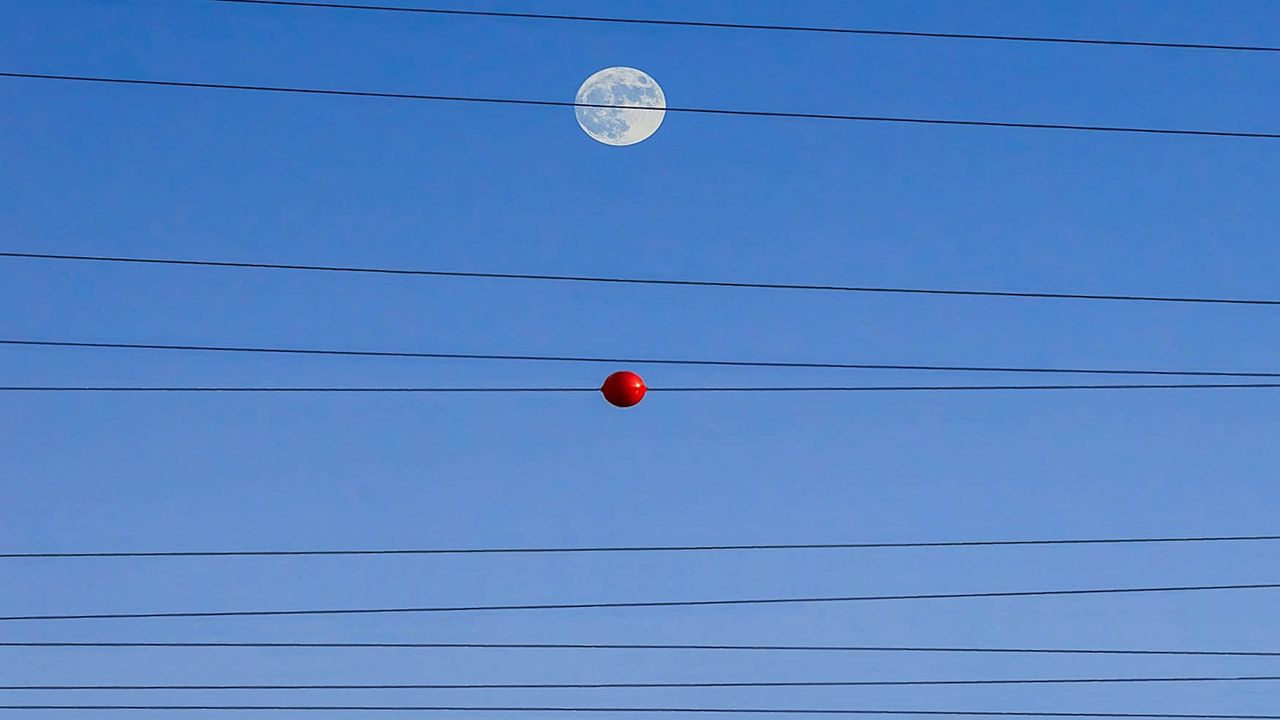
#> input picture data/images/powerline1.jpg, 1280 x 720 px
$ python -i classic_cv.py   (imports and definitions only)
#> lines starting #> are read from the running program, lines starting #| are printed output that depends on the picture; after the words box and inside, x2 and y2 are one past the last pixel; in counts of white or black regions, pixels touching at a corner belong together
#> further down, picture is the input picture: shape (720, 1280, 3); mean B, G, R 198.6, 132.4, 84.5
"""Good old-fashioned computer vision for finding power lines and hazards.
No fancy AI here - just tried and true edge detection and line finding.
Warning: Can be twitchy in bad lighting or with lots of background clutter.
"""

import cv2
import numpy as np
from typing import Dict, List, Tuple, Optional, Any

# Default parameters for the detection pipeline
DEFAULT_PARAMS = {
    'canny_low': 50,       # Lower threshold for Canny edge detector
    'canny_high': 150,     # Upper threshold for Canny
    'hough_rho': 1,        # Distance resolution in pixels
    'hough_theta': np.pi/180,  # Angle resolution in radians
    'hough_threshold': 50, # Minimum number of intersections
    'min_line_length': 50, # Minimum length of line
    'max_line_gap': 10,    # Maximum gap between line segments
    'min_area': 800,      # Minimum area for hazard regions
}

def detect_hazards_classic(frame: np.ndarray,
                         params: Optional[Dict[str, Any]] = None) -> Tuple[List[Tuple[int, int, int, int]], np.ndarray, np.ndarray]:
    """Detect potential hazards using classic computer vision techniques.

    Uses Canny edge detection and Hough line transform to identify power lines,
    then looks for significant regions that might represent hazards.

    Args:
        frame: BGR input image
        params: Optional dictionary of parameters to override defaults

    Returns:
        Tuple containing:
        - List of bounding boxes as (x, y, w, h)
        - Binary mask showing detected power lines
        - Binary mask showing non-line regions of interest

    Example:
        >>> import cv2
        >>> img = cv2.imread('power_line.jpg')
        >>> # Use default parameters
        >>> boxes, line_mask, non_line = detect_hazards_classic(img)
        >>>
        >>> # Override parameters
        >>> custom_params = {
        ...     'canny_low': 30,
        ...     'canny_high': 100,
        ...     'min_line_length': 80
        ... }
        >>> boxes, line_mask, non_line = detect_hazards_classic(img, custom_params)
    """
    # Merge default params with any provided overrides
    p = DEFAULT_PARAMS.copy()
    if params:
        p.update(params)

    # Convert to grayscale and blur
    gray = cv2.cvtColor(frame, cv2.COLOR_BGR2GRAY)
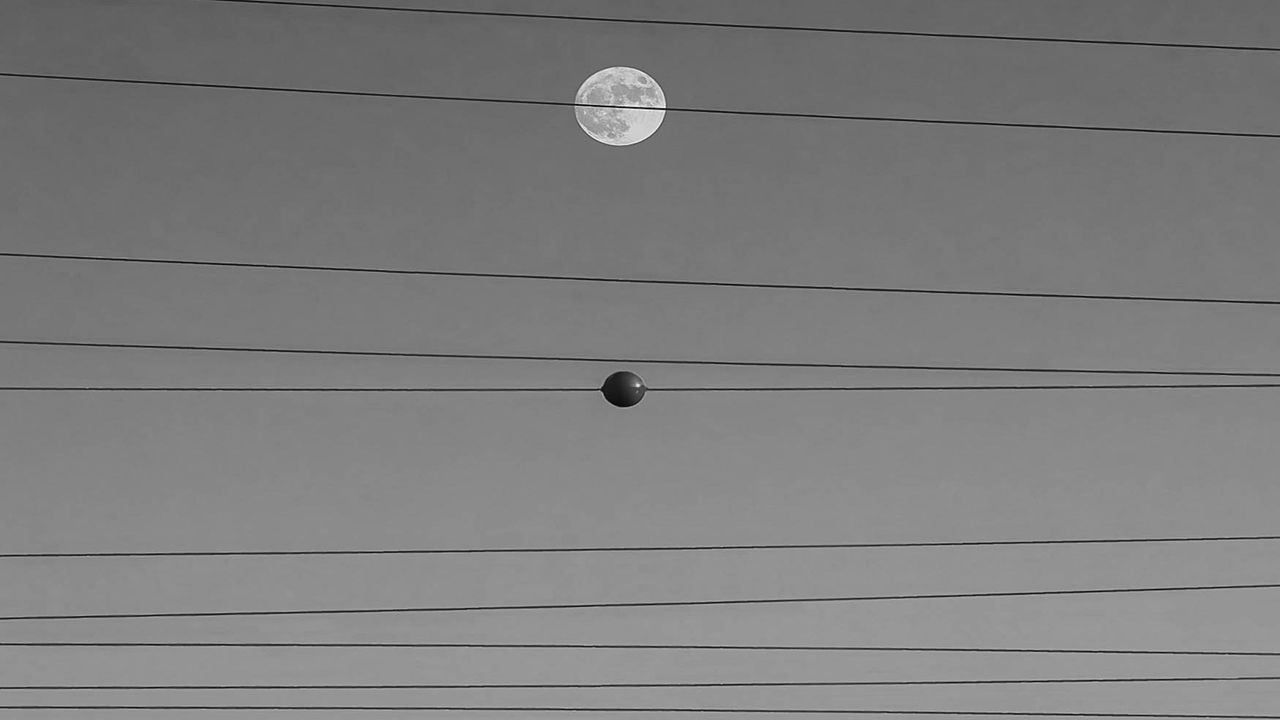
#> gray: shape (720, 1280); min 2, max 251, mean 125.6
    blur = cv2.GaussianBlur(gray, (5, 5), 0)

    # Detect edges using Canny
    edges = cv2.Canny(blur, p['canny_low'], p['canny_high'])
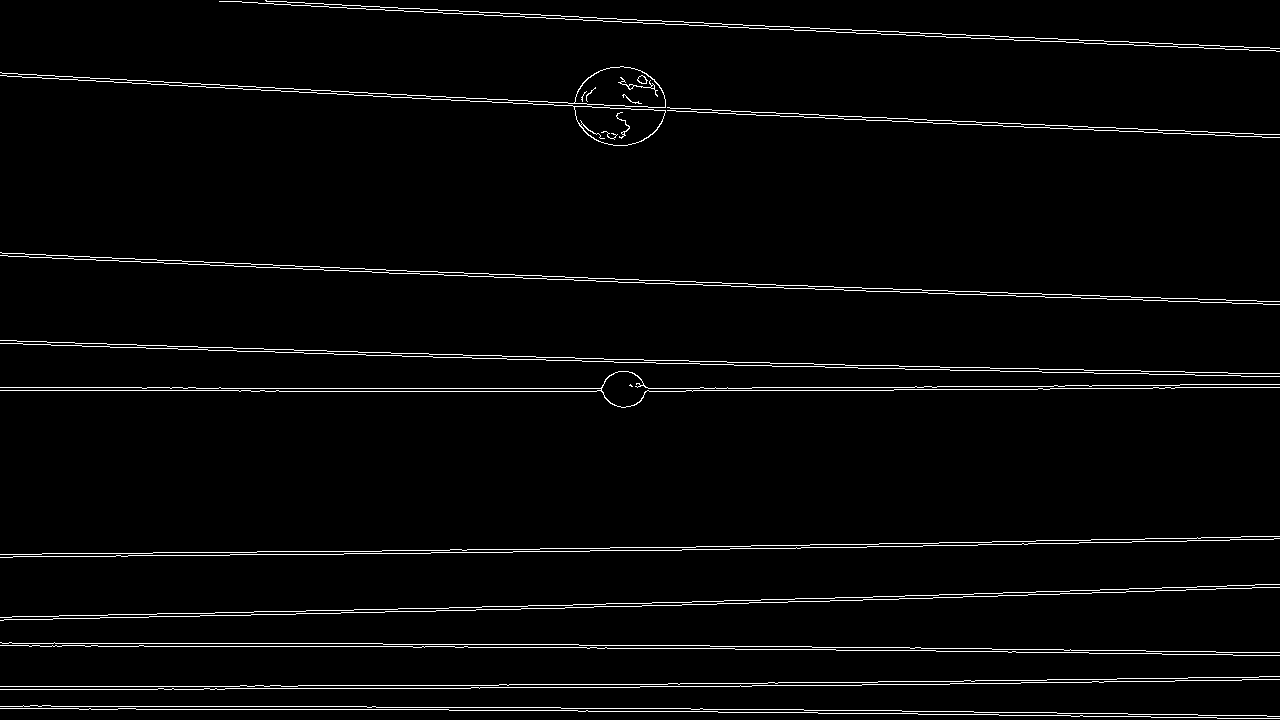
#> edges: shape (720, 1280); 2.8% white in thin lines or dots

    # Detect lines using Hough transform
    lines = cv2.HoughLinesP(edges, p['hough_rho'], p['hough_theta'],
                           p['hough_threshold'], None,
                           minLineLength=p['min_line_length'],
                           maxLineGap=p['max_line_gap'])
#> lines = 143 rows, first 6: [542, 276, 1184, 298], [2, 73, 678, 108], [529, 551, 642, 550], [648, 388, 751, 388], [1197, 537, 1279, 536], [574, 280, 1131, 299]

    # Create binary masks
    h, w = frame.shape[:2]
#> h = 720; w = 1280
    line_mask = np.zeros((h, w), dtype=np.uint8)

    # Draw detected lines on the line mask
    if lines is not None:
        for line in lines:
            x1, y1, x2, y2 = line[0]
            cv2.line(line_mask, (x1, y1), (x2, y2), 255, 2)
#> this loop made 143 passes
#> (x1, y1, x2, y2) on passes 1 to 12: (542, 276, 1184, 298), (2, 73, 678, 108), (529, 551, 642, 550), (648, 388, 751, 388), (1197, 537, 1279, 536), (574, 280, 1131, 299), (0, 390, 264, 390), (546, 360, 613, 361), (136, 709, 448, 709), (290, 554, 403, 553), (85, 646, 467, 646), (0, 387, 195, 387)
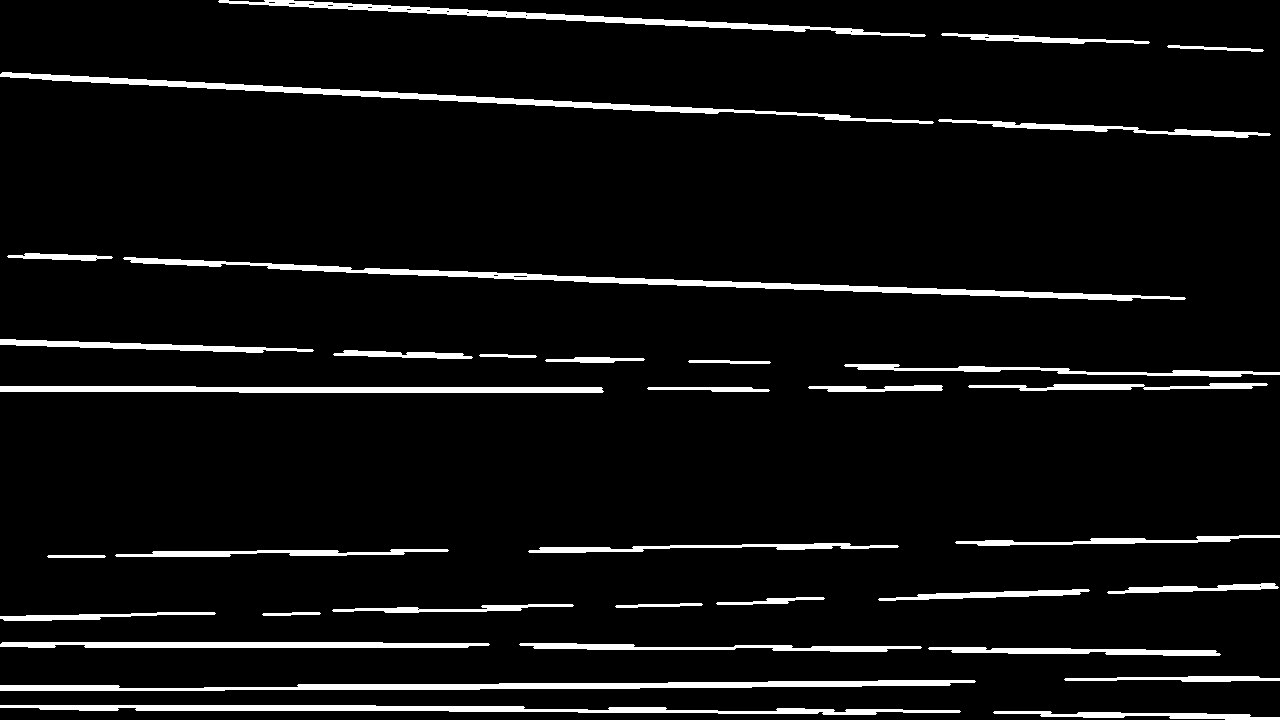
#> line_mask: shape (720, 1280); 6% white; 35 white regions, largest, box (x1, y1, x2, y2) and area: (123, 257, 1186, 301) 5808, (0, 680, 976, 691) 5184, (0, 72, 934, 124) 4911

    # Dilate edges to get region around them
    kernel = np.ones((5,5), np.uint8)
    dilated_edges = cv2.dilate(edges, kernel, iterations=1)
#> dilated_edges: shape (720, 1280); 11.1% white; 10 white regions, largest, box (x1, y1, x2, y2) and area: (0, 64, 1280, 148) 13156, (0, 369, 1280, 410) 10626, (0, 250, 1280, 307) 10112

    # Find regions that might be hazards (not part of power lines)
    non_line = cv2.bitwise_xor(dilated_edges, line_mask)
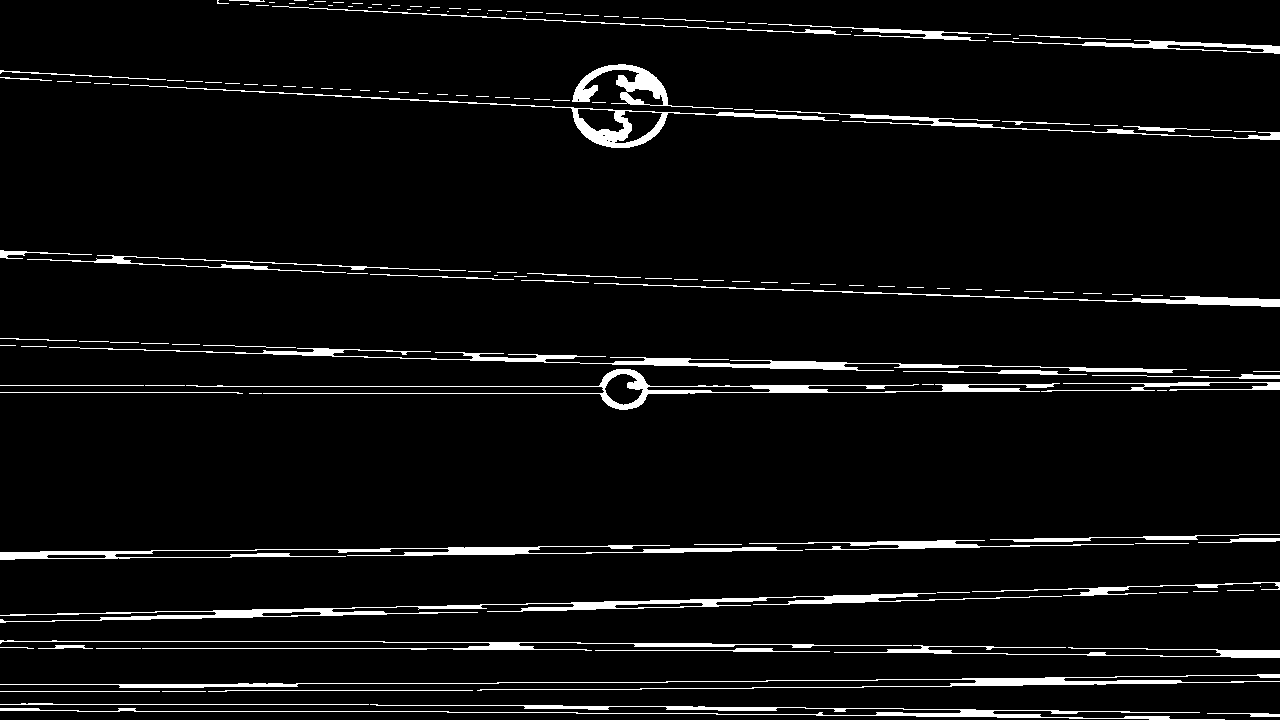
#> non_line: shape (720, 1280); 5.1% white; 159 white regions (85 under 20 px)

    # Find contours in the non-line regions
    contours, _ = cv2.findContours(non_line, cv2.RETR_EXTERNAL,
                                 cv2.CHAIN_APPROX_SIMPLE)
#> contours = 159 contours, 127 with area under 20; largest, box (x1, y1, x2, y2) and area: (0, 593, 1062, 623) 3398, (130, 85, 839, 148) 3242, (186, 369, 1060, 410) 3146, (49, 347, 1187, 373) 2404, (0, 545, 803, 560) 2304

    # Filter contours by area and convert to bounding boxes
    boxes = []
    for cnt in contours:
        area = cv2.contourArea(cnt)
        if area < p['min_area']:
            continue
        x, y, w, h = cv2.boundingRect(cnt)
        # Filter out extremely tall/narrow or tiny shapes
        if w < 10 or h < 10:
            continue
        boxes.append((x, y, w, h))
#> this loop made 159 passes
#> area on passes 1, 3, 8: 76, 30, 113
#> after the loop, boxes = [(0, 704, 1225, 16), (0, 674, 1280, 17), (0, 593, 1062, 30), (0, 545, 803, 15), (186, 369, 874, 41), (49, 347, 1138, 26), (594, 283, 686, 24), (130, 85, 709, 63), (572, 64, 161, 45), (993, 40, 287, 14)]

    return boxes, line_mask, non_line

def visualize_masks(frame: np.ndarray,
                   line_mask: np.ndarray,
                   non_line: np.ndarray) -> np.ndarray:
    """Create a visualization of the detection masks overlaid on the input frame.

    Args:
        frame: Original BGR input image
        line_mask: Binary mask showing detected lines
        non_line: Binary mask showing non-line regions

    Returns:
        BGR image with color-coded overlay of both masks

    Example:
        >>> img = cv2.imread('power_line.jpg')
        >>> boxes, line_mask, non_line = detect_hazards_classic(img)
        >>> vis = visualize_masks(img, line_mask, non_line)
        >>> cv2.imshow('Visualization', vis)
    """
    # Create copy of input frame
    vis = frame.copy()

    # Add blue overlay for power lines
    vis[line_mask > 0] = cv2.addWeighted(
        vis[line_mask > 0], 0.7,
        np.full_like(vis[line_mask > 0], [255, 0, 0]), 0.3,
        0
    )

    # Add red overlay for potential hazard regions
    vis[non_line > 0] = cv2.addWeighted(
        vis[non_line > 0], 0.7,
        np.full_like(vis[non_line > 0], [0, 0, 255]), 0.3,
        0
    )

    return vis

>>> import cv2
>>> picture = cv2.imread('../../data/images/powerline1.jpg')
>>> result = detect_hazards_classic(picture)
